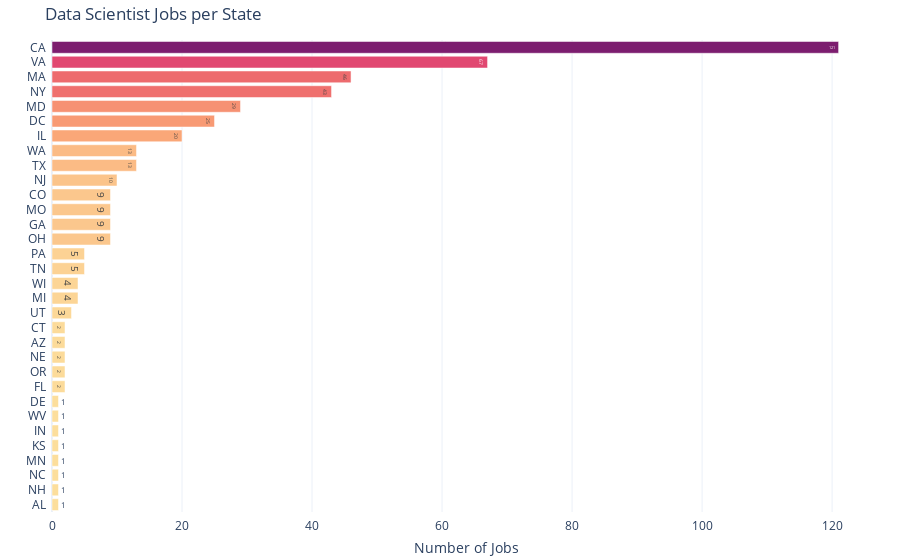

Notebook code for this chart:
### Markdown cell above
### Data Scientist Jobs per State

### Code cell
# Plot the horizontal bar chart
fig = px.bar(jobs_per_state, 
             x='Number of Jobs', 
             y='Location_State', 
             orientation='h', 
             color='Number of Jobs',
             color_continuous_scale="sunsetdark",
             title='Data Scientist Jobs per State',
             text='Number of Jobs')

# Update layout for better readability
fig.update_layout(xaxis_title='Number of Jobs',
                  yaxis_title='',
                  yaxis=dict(tickmode='linear'),
                  template='plotly_white',
                  margin_pad=5,
                  coloraxis_showscale=False,
                  margin=dict(l=20, r=20, t=40, b=1)  )

# Show the plot
fig.show()

### Figure 1 — Plotly figure (JSON) as saved in the notebook; plotly's stock layout.template omitted (floating-point values rounded to 4 significant figures)
{"data": [{"alignmentgroup": "True", "hovertemplate": "Number of Jobs=%{marker.color}<br>Location_State=%{y}<extra></extra>", "legendgroup": "", "marker": {"color": [1, 1, 1, 1, 1, 1, 1, 1, 2, 2, 2, 2, 2, 3, 4, 4, 5, 5, 9, 9, 9, 9, 10, 13, 13, 20, 25, 29, 43, 46, 67, 121], "coloraxis": "coloraxis", "pattern": {"shape": ""}}, "name": "", "offsetgroup": "", "orientation": "h", "showlegend": false, "text": [1, 1, 1, 1, 1, 1, 1, 1, 2, 2, 2, 2, 2, 3, 4, 4, 5, 5, 9, 9, 9, 9, 10, 13, 13, 20, 25, 29, 43, 46, 67, 121], "textposition": "auto", "type": "bar", "x": [1, 1, 1, 1, 1, 1, 1, 1, 2, 2, 2, 2, 2, 3, 4, 4, 5, 5, 9, 9, 9, 9, 10, 13, 13, 20, 25, 29, 43, 46, 67, 121], "xaxis": "x", "y": ["AL", "NH", "NC", "MN", "KS", "IN", "WV", "DE", "FL", "OR", "NE", "AZ", "CT", "UT", "MI", "WI", "TN", "PA", "OH", "GA", "MO", "CO", "NJ", "TX", "WA", "IL", "DC", "MD", "NY", "MA", "VA", "CA"], "yaxis": "y"}], "layout": {"barmode": "relative", "coloraxis": {"colorbar": {"title": {"text": "Number of Jobs"}}, "colorscale": [[0, "rgb(252, 222, 156)"], [0.1667, "rgb(250, 164, 118)"], [0.3333, "rgb(240, 116, 110)"], [0.5, "rgb(227, 79, 111)"], [0.6667, "rgb(220, 57, 119)"], [0.8333, "rgb(185, 37, 122)"], [1, "rgb(124, 29, 111)"]], "showscale": false}, "legend": {"tracegroupgap": 0}, "margin": {"b": 1, "l": 20, "pad": 5, "r": 20, "t": 40}, "title": {"text": "Data Scientist Jobs per State"}, "xaxis": {"anchor": "y", "domain": [0, 1], "title": {"text": "Number of Jobs"}}, "yaxis": {"anchor": "x", "domain": [0, 1], "tickmode": "linear", "title": {"text": ""}}}}
